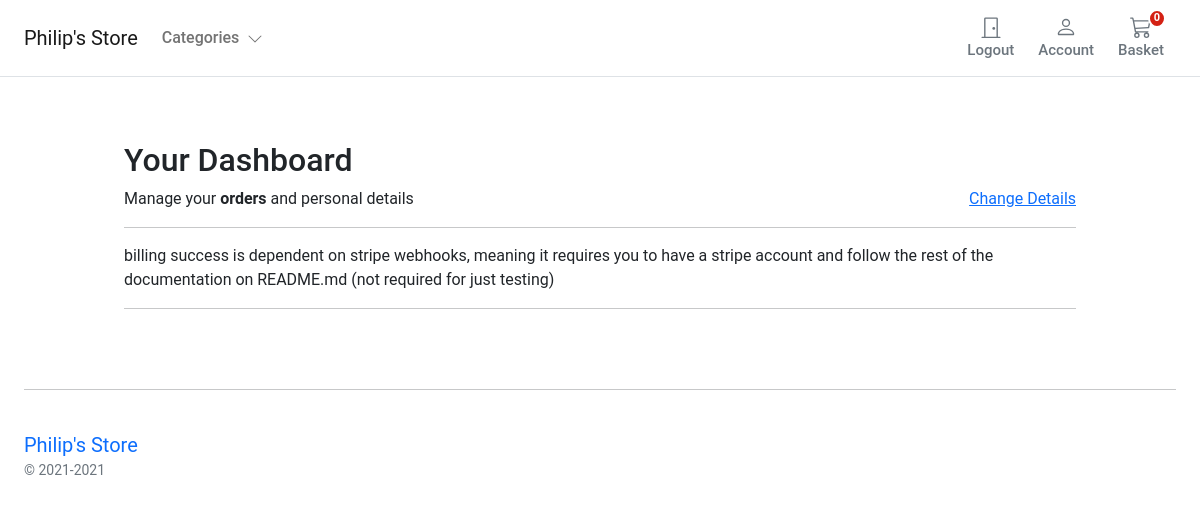
/account/dashboard/ (signed in), run on an earlier commit of the app's database.
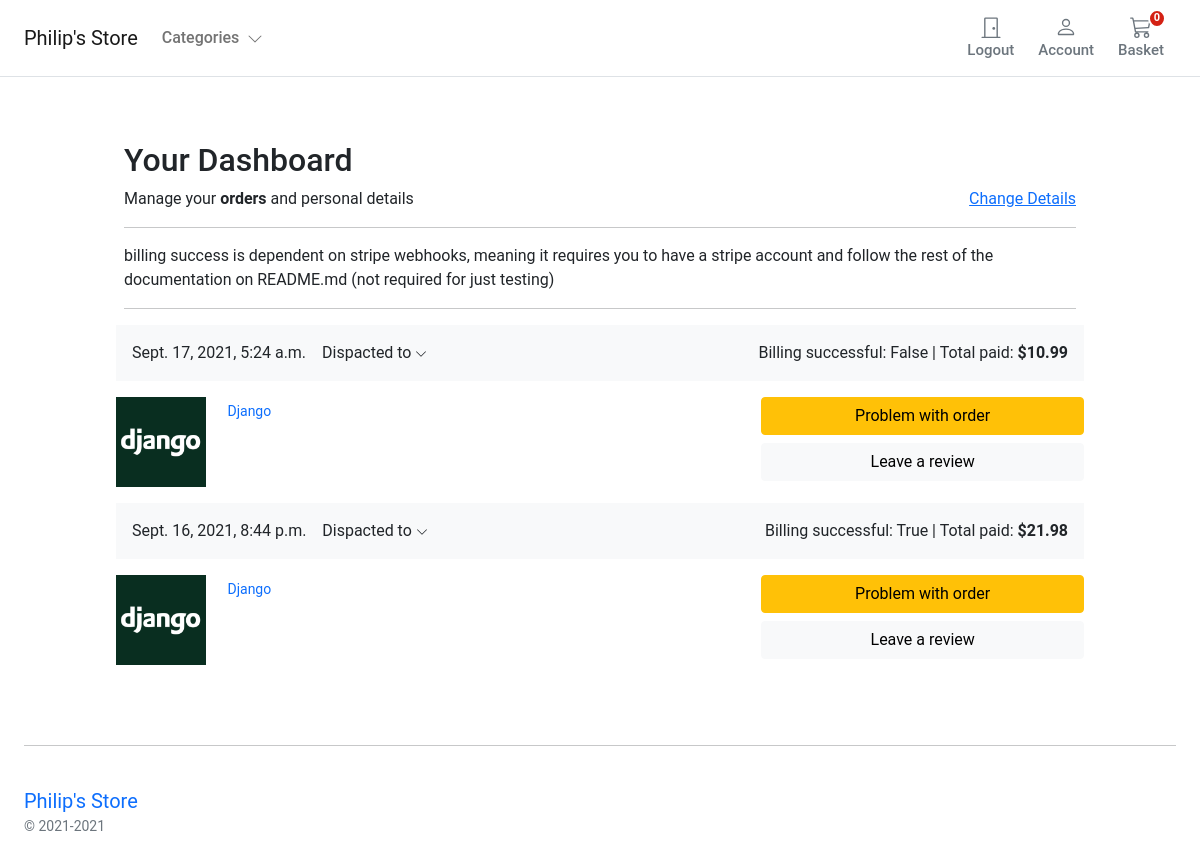
And on a later commit of the database.
### orders/models.py (models this page shows, shortened)
class Order(models.Model):
    user = models.ForeignKey(settings.AUTH_USER_MODEL, on_delete=models.CASCADE, related_name='order_user')
    full_name = models.CharField(max_length=50)
    address1 = models.CharField(max_length=250)
    address2 = models.CharField(max_length=250)
    city = models.CharField(max_length=100)
    phone = models.CharField(max_length=100)
    post_code = models.CharField(max_length=20)
    created = models.DateTimeField(auto_now_add=True)
    updated = models.DateTimeField(auto_now=True)
    total_paid = models.DecimalField(max_digits=5, decimal_places=2)
    order_key = models.CharField(max_length=200)
    billing_status = models.BooleanField(default=False)
    class Meta:
        ordering = ('-created',)

class OrderItem(models.Model):
    order = models.ForeignKey(Order,
                              related_name='items',
                              on_delete=models.CASCADE)
    product = models.ForeignKey(Product,
                                related_name='order_items',
                                on_delete=models.CASCADE)
    price = models.DecimalField(max_digits=5, decimal_places=2)
    quantity = models.PositiveIntegerField(default=1)

### store/models.py (models this page shows)
class Product(models.Model):
    category = models.ForeignKey(Category, related_name='product', on_delete=models.CASCADE)
    created_by = models.ForeignKey(settings.AUTH_USER_MODEL, on_delete=models.CASCADE, related_name='product_creator')
    title = models.CharField(max_length=255)
    author = models.CharField(max_length=255, default='admin')
    description = models.TextField(blank=True)
    image = models.ImageField(upload_to='images/', default='images/default.png')
    slug = models.SlugField(max_length=255)
    price = models.DecimalField(max_digits=4, decimal_places=2)
    in_stock = models.BooleanField(default=True)
    is_active = models.BooleanField(default=True)
    created = models.DateTimeField(auto_now_add=True)
    updated = models.DateTimeField(auto_now_add=True)
    objects = models.Manager()
    products = ProductManager()
    class Meta:
        verbose_name_plural = 'Products'
        ordering = ('-created', )
    def get_absolute_url(self):
        return reverse("store:product_detail", args=[self.slug])
    def __str__(self):
        return self.title

### account/views.py (the view)
# urls.py: path('dashboard/', views.dashboard, name='dashboard'),
@login_required
def dashboard(request):
    orders = user_orders(request)
    return render(request, 'account/user/dashboard.html', {'orders': orders})

### basket/basket.py (called while the page is built)
    def __len__(self):
        return sum(item['qty'] for item in self.basket.values())

### basket/context_processors.py (called while the page is built)
def basket(request):
    return {'basket': Basket(request)}

### orders/views.py (called while the page is built)
def user_orders(request):
    user_id = request.user.id
    orders = Order.objects.filter(user_id=user_id)
    return orders

### store/context_processors.py (called while the page is built)
def categories(request):
    return {
        'categories' : Category.objects.all()
    }

### store/models.py (called while the page is built)
    def get_absolute_url(self):
        return reverse("store:category_list", args=[self.slug])

### templates/account/user/dashboard.html (shortened to what this page needs)
{% extends "../../store/base.html" %} {% load static %} {% block title %}Basket Summary{%endblock %} {% block content %}
<main class="pt-5">
  <div class="container" style="max-width: 1000px">
    <div class="col-12">
      <h1 class="h2">Your Dashboard</h1>
    </div>
    <div class="col-12 d-flex justify-content-between">
      <div>Manage your <b>orders</b> and personal details</div>
      <div><a href="{% url "account:edit_details" %}">Change Details</a></div>
    </div>
    <hr />
    <p>billing success is dependent on stripe webhooks, meaning it requires you to have a stripe account
        and follow the rest of the documentation on README.md (not required for just testing) </p>
    <hr />
  </div>
  <div class="container" style="max-width: 1000px">
    {% for order in orders %}
    <div class="row g-3">
      <div class="col-12 bg-light p-3 d-flex justify-content-between">
        <div class="d-flex d-flex-inline">
          <div class="pe-3">{{ order.created }}</div>
          <div class="dropdown">
          <a class="text-reset text-decoration-none dropdown-toggle" href="#" role="link" id="dropdownLink" data-bs-toggle="dropdown" aria-expanded="false">
          Dispacted to
          <svg xmlns="http://www.w3.org/2000/svg" width="12" height="12" fill="currentColor" class="bi bi-chevron-down" viewBox="0 0 16 16">
            <path fill-rule="evenodd" d="M1.646 4.646a.5.5 0 0 1 .708 0L8 10.293l5.646-5.647a.5.5 0 0 1 .708.708l-6 6a.5.5 0 0 1-.708 0l-6-6a.5.5 0 0 1 0-.708z"/>
          </svg>
          </a>
          </div>
        </div>
        <div class="text-end">
          Billing successful: {{order.billing_status}} |
          Total paid: <span class="fw-bold">${{ order.total_paid }}</span>
        </div>
      </div>
      <div class="col-md-5 col-lg-4 order-md-last p-0 order-3">
        <div class="d-grid gap-2 ">
          <button class="btn btn-warning" type="button">Problem with order</button>
          <button class="btn btn-light" type="button">Leave a review</button>
        </div>
      </div>
      <div class="col-md-7 col-lg-8 p-0">
        {% for item in order.items.all %}
        <div class="card mb-3 border-0">
          <div class="row g-0">
            <div class="col-md-2 d-none d-md-block">
              <img class="img-fluid" style="width:90px" src="{{item.product.image.url}}" />
            </div>
            <div class="col-md-10">
              <div class="card-body p-1">
                <a class="text-decoration-none" href="{{ item.product.get_absolute_url }}">
                  <p class="card-text small">{{item.product|title}}</p>
                </a>
              </div>
            </div>
          </div>
        </div>
        {% endfor %}
      </div>
    </div>
    {% endfor %}
  </div>
</main>
{% endblock %}

What changed in the data, as far as the page shows it:
added Order: created "Sept. 17, 2021, 5:24 a.m.", billing_status "False", total_paid "10.99"
added OrderItem: product.image (placeholder picture), product "Django", shown under "Sept. 17, 2021, 5:24 a.m."
added Order: created "Sept. 16, 2021, 8:44 p.m.", billing_status "True", total_paid "21.98"
added OrderItem: product.image (placeholder picture), product "Django", shown under "Sept. 16, 2021, 8:44 p.m."
